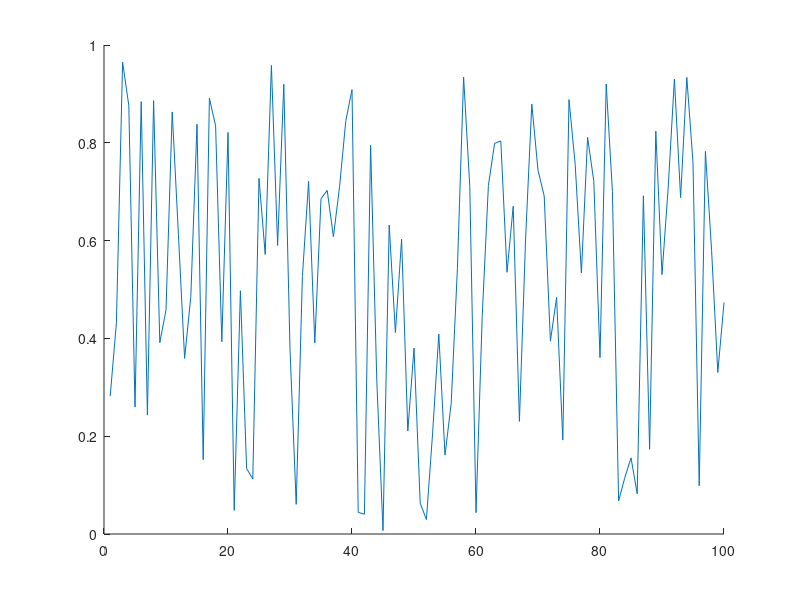

Here is the MATLAB script that generated this plot: (Note: this script raises an error after producing the figure.)
clc
close all
clear

if isfolder('pics') == 0
    mkdir('pics')
end

x = 1:100;
y = rand(100,1);
idxmin = find(y == max(y));
idxmax = find(y == min(y));
txt = ['\leftarrow y = ',int2str(max(y))];
hold on
plot(x,y)
plot(x,y,'o','MarkerIndices',[idxmin idxmax],'MarkerFaceColor','red','MarkerSize',5)
t = text(idxmax,y(idxmax),txt);
t.Color = [153/255 153/255 255/255];
hold off
legend('random plot [0:1]');
print -dpng ./pics/test.png
close
%% testing plot function
clc

x = [0:0.01:2*pi];
y = sin(x);
yCmp = cos(x);
string = 'My test plot';
p_title = 'test_print';
t="";

% test = myplot(x,y,string,p_title);
test2 = superplot(x,y,'plotName',"My super plot",'figureName',"super_plot");
test3 = superplot(x,y,'cmpYLegend',"cos(x)",'figureName',"cosxVsSinx",'cmpY',yCmp,'yLegend',"sin(x)",'yName',"Amplitude",'xName',"Samples NOT normalized to 2\pi", ...
    'plotName',"Plotting cos(x) against sin(x)");
close(test2);
close(test3);
test4 = superplot(x,y);

testV = ones(1,1);
testV(2) = 5;

%% testing MER loop
% clear
clc
close all
clear

idx = 1;
for i = 0:200
    if ( rem((i-1)/4,1)==0 )
        validLen(idx) = i;
        idx = idx+1;
    end
end

% Constants are double-precision by default; N=85 found nothing
vec = [85 105];

% for im
    
% for i = vec(1):0.01:vec(1)
%     fprintf("i is %d coefficients\n",i);
% end
    
% for i = 0:2:10
%     fprintf("i SHOULD be EVEN and is %d\n",i);
% end

%coefficients have to be even and divisible by span w/no remainder LOOK
%INTO THIS
%beta MUST be greater than 0
[MER_out, betaTX_out, betaRCV_out, coeff_out] = MER_opt('Nsps',4,'numCoeffs',vec,'betaTX',[0.1 0.0001 0.2],'betaRCV',[0.1 0.0001 0.2],'MER',50);
% [MER_out, betaTX_out, betaRCV_out, coeff_out] = MER_opt('Nsps',4,'numCoeffs',[25 77],'betaTX',[.01 0.01 .16],'betaRCV',[0.12 0.01 0.34],'MER',40);

% last = find(~MER_out,1);
fileID = fopen('GSM_parameters.txt','w');
cBeta = char(hex2dec('03b2'));
fprintf(fileID,'%10s %10s %10s %10s\r\n','MER', 'betaTX', 'betaRCV', 'length');
% A = [MER_out(1:last-1); betaTX_out(1:last-1); betaRCV_out(1:last-1); coeff_out(1:last-1)];
A = [MER_out; betaTX_out; betaRCV_out; coeff_out];
fprintf(fileID,'%10.6f %10.6f %10.6f %8.0f\r\n',A);
fclose(fileID);

% c_idx = find(coeff_out==121);
% max_121 = max(MER_out(c_idx(1):c_idx(end)));
% desired_121 = find(MER_out>=54.0679);

DONE = ones(10,1);
finish = sum(DONE(1:5));

%% MER calc
% clc
% clear all
% close all
% den = [-0.001473028462308   0.005666223150735  -0.019416661964618  -0.041188246018261   0.083990599017613  -0.169565530125065   0.900837427479342 ...
%     0.311842632473442  -0.140969388867244   0.099871376920441  -0.088049305611010   0.023834632003521  -0.009447343197004   0.002953619390284]
% 
% pk = 0.99924965776672958;
% 
% 10*log10(pk^2/sum(den.^2));

%% Measuring OOB requirements
clear 
close all
clc
cBeta = char(hex2dec('03b2'));

format long
% window designer from 0 to pi
% load('KaisWin.mat');
% load('windowKais101.mat');

% fileID = fopen('GSM_parameters_89-121_B1-0.001-2.txt'); %89-121.txt
% fileID = fopen('GSM_parameters_73-81.txt'); %73-81.txt
fileID = fopen('GSM_parameters_85-105_B1-0.0001-2.txt'); %85-105_B1-0.0001-2.txt
formatSpec = '%s';
N = 4;
C_text = textscan(fileID,formatSpec,N);
C_data0 = textscan(fileID,'%f %f %f %f');
fclose(fileID);


fileID = fopen('MOAP.txt','A');
cBeta = char(hex2dec('03b2'));
% ********************** Comment this out after first run ***********
% fprintf(fileID,'%10s %10s %10s %10s %10s %10s %10s %10s %10s %10s \r\n','MER', 'betaTX', 'betaRCV', 'length', 'idx TX & RCV', 'OB1', 'OB2', 'OB3','b Kaiser','weight');

vTX_B=C_data0{1,2}.'; vRCV_B=C_data0{1,3}.'; vLen=C_data0{1,4}.';
% idx_89=find(vLen==89); idx_93=find(vLen==93); idx_97=find(vLen==97); idx_101=find(vLen==101); idx_109=find(vLen==109);  %89-121.txt
% idx_73=find(vLen==73); idx_81=find(vLen==93); idx_97=find(vLen==97); idx_101=find(vLen==101); idx_109=find(vLen==109);  %73-81.txt
idx_85=find(vLen==85); idx_89=find(vLen==89); idx_93=find(vLen==93); idx_97=find(vLen==97); idx_101=find(vLen==101); idx_105=find(vLen==105); idx_109=find(vLen==109);  %85-105_B1-0.0001-2.txt

% #TX&RCV length; RCV rolloff here
% beta = 0.146600;  %trial 1
% N = 65;
% beta = 0.116400;    %trial 2
% N = 73;
% beta = 0.144400;   %trial 3
% N = 121;
% beta_Rcv = 0.188000;     %trial 18 i stop counting bruh
% N = 101;
% beta_Rcv = vRCV_B;     %trial 18 i stop counting bruh
% N = 93;


% digital angular frequency, w (rads/sample)
% w = [0:0.001:1000]/1000*pi; %0-0.5
w = [0:0.001:200]/100*pi; %one whole cycle

N = 101;
Nsps = 4;
span = (N-1)/4;
% for bk = 1.5:0.01:2
% for bk = 0.3:0.1:0.3
for bk = 0:0.1:0
% for bk = 1:1
% for bk = 2:0.1:2
    for idx_TXnRCV = idx_101(1063):(idx_101(1063))
%     for idx_TXnRCV = idx_101():(idx_101(end))
%     for idx_TXnRCV = idx_93(4):(idx_93(5))
%     for idx_TXnRCV = idx_97(1):(idx_97(1))
%     for idx_TXnRCV = 505:513
        b_nom = vTX_B(idx_TXnRCV);
        beta_Rcv = vRCV_B(idx_TXnRCV);
        GSM = rcosdesign(beta_Rcv,span,Nsps);
        wn = kaiser(length(GSM), bk);
%         wn = WinKaiser;
%         h_TX = GSM.*wn.';
        h_TX = rcosdesign(b_nom,span,Nsps).*wn.';
        h_GSM = GSM;

        % SRRC is a square root nyquist filter; firpm also
        % creates a sqrt nyquist filter
        M=N-1; Nsps=4; span=M/Nsps;
        fc=1/2/Nsps; fp=(1-b_nom)*fc; fs=(1+b_nom)*fc;
        fb = [0 fp fc fc fs .5]*2;
        a = [1 1 1/sqrt(2) 1/sqrt(2) 0 0];
        % wght vector needs to 2.4535 for passband
        wght = [2.4535 1 20];   %10 for N=97; 20 for N=91-89; 40 for N>90
        h_pps = firpm(M,fb,a,wght);

        % window
        h_pps = h_pps.*wn.';
    %     h_pps = h_pps;
        sam_r8 = 6.25;

        % estimate order of SR Nyquist filter | ford=fb(2:end-1);aord=[1 1/sqrt(2) 0];sb=10^(-58/20);dev=[sb 0.02 sb];M_est=firpmord(ford,aord,dev);
        H_srrc = freqz(h_TX,1,w); H_pps = freqz(h_pps,1,w);
        
        mag_H = (abs(H_pps));
        % units of cycles/sample
        bnd_BB=(1+.12)/Nsps/2; 
        bnd_OB1=bnd_BB+(.22/sam_r8); 
        bnd_OB2=bnd_OB1+(1.53/sam_r8); 
        bnd_OB3=bnd_OB2+(1.75/sam_r8);
        ind_BB = find( w/2/pi <= bnd_BB);
        ind_OB1 = find(w/2/pi>=bnd_BB & w/2/pi<=bnd_OB1);
        ind_OB2 = find(w/2/pi>=bnd_OB1 & w/2/pi<=bnd_OB2);
        ind_OB3 = find(w/2/pi>=bnd_OB2 & w/2/pi<=bnd_OB3);

        conv2Lin = @(x) 10.^(x/20);
        conv2dB =  @(x) 10.*log10(x);
 
        % Power is the ratio of 2 power quantities and can be referred to
        % as gain in dB. Comparing power requires the integral, the
        % integral can also be thought as the sum of the area as well;
        % sum(magnitude in linear units^2) is integrating each power of each frequency
        
        pwr_BB=2*sum( mag_H(ind_BB(1):ind_BB(end)).^2 );
        pwr_OB1=sum(mag_H(ind_OB1(1):ind_OB1(end)).^2);
        pwr_OB2=sum(mag_H(ind_OB2(1):ind_OB2(end)).^2);
        pwr_OB3=sum(mag_H(ind_OB3(1):ind_OB3(end)).^2);

        % calculate power ratio to signal to OB channels\
        dB_OB1 = conv2dB(pwr_BB/pwr_OB1);
        dB_OB2 = conv2dB(pwr_BB/pwr_OB2);
        dB_OB3 = conv2dB(pwr_BB/pwr_OB3);

        % can cascade firpm sqrt w/srrc, center coeff
        % isn't one BUT even symmetric
        cascade = conv(h_pps,GSM);
        cascade_SRRC = conv(GSM,GSM);

        num = cascade(N);
        den = zeros(floor(length(cascade)/Nsps),1);
        idx = 1;
        cnt = 0;
        for i = 1:length(cascade)
            if cnt == 0 && i ~= N
                den(idx) = cascade(i);
                cnt = cnt + 1;
                idx = idx + 1;
            elseif cnt >= Nsps-1
                cnt = 0;
            else
                cnt = cnt + 1;
            end
        end
        MER_theo = 10*log10( num^2/sum(den.^2) );
%         future considerations append to txtfile
        if dB_OB1 > 58 && dB_OB2 > 60 && dB_OB3 > 63 && MER_theo >= 40
            fprintf("\n*************MET SPEC*************************\n");
            fprintf("TX's %s: %1.4f | RCV's %s: %1.4f | idx TX & RCV: %d\n",cBeta,b_nom,cBeta,beta_Rcv,idx_TXnRCV);
            fprintf("OB1: %2.6f | OB2: %2.6f | OB3: %2.6f | MER: %2.6f | Bk: %2.4f | Beta nominal: %2.4f | \n",dB_OB1,dB_OB2,dB_OB3,MER_theo,bk, b_nom);
            fprintf("baseband bnd frequency: %2.4f | OB1 bnd frequency: %2.4f | OB2 bnd frequency: %2.4f | OB3 bnd frequency: %2.4f |\n", bnd_BB, bnd_OB1, bnd_OB2, bnd_OB3);
            fprintf("weight: ");disp(wght);
            %fprintf('MER', 'betaTX', 'betaRCV', 'length', 'idx TX & RCV', 'OB1', 'OB2', 'OB3','beta Kaiser','weight');
            A=[MER_theo, b_nom, beta_Rcv, N, idx_TXnRCV, dB_OB1, dB_OB2, dB_OB3, bk, wght(3)];
            fprintf(fileID,'%10.6f %10.6f %10.6f %10d %10d %10.6f %10.6f %10.6f %10.6f %10d \r\n',A);
        end
    end
end
fclose(fileID);

TX_MR = superplot(w/2/pi,20*log10(abs(H_pps)),'plotName',"Magnitude Response of PPS",'figureName',"PracticalPSResp",'yName',"Magnitude (dB)",...
    'xName',"f0, frequency (cycles/sample)",'yLegend',"SQRT FIRPM",'cmpY',20*log10(abs(H_srrc)),'cmpYLegend',"SRRC",...
    'plotAxis',[0 w(end)/2/pi -150 10]);

hold on
% OOB requirement 1
plot([bnd_BB bnd_BB],[-200 -58],'--k');
plot([bnd_BB bnd_OB1],[-58 -58],'--k');
plot([bnd_OB1 bnd_OB1],[-200 -58],'--k');
% OOB requirement 2
plot([bnd_OB1 bnd_OB1],[-200 -60],':R');
plot([bnd_OB1 bnd_OB2],[-60 -60],':R');
plot([bnd_OB2 bnd_OB2],[-200 -60],':R');
% OOB requirement 3
plot([bnd_OB2 bnd_OB2],[-200 -63],'g');
plot([bnd_OB2 bnd_OB3],[-63 -63],'g');
plot([bnd_OB3 bnd_OB3],[-200 -63],'g');
legend('Sqrt firpm','SRRC','OB1','OB1','OB1','OB2','OB2','OB2','OB3','OB3','OB3');
hold off
location = strcat('./pics/','PracticalPSResp','.png');
print(TX_MR, '-dpng', location);
% close(TX_MR);

% scale desired coefficients
maxi = sum(abs(h_pps));
scaling = (1-2^-17)/maxi;

h_pps_1s17= round(h_pps*scaling*2^17);
if sum(abs(h_pps_1s17/2^17) > 1-2^-17)
    fprintf("Error need to scaled down h_pps more\n");
    return
end

h_pps_coeffs = unique(h_pps_1s17,'stable');


%% Test cascade
clear 
% close all
clc

coeff = 65;
Nsps = 4;
beta_Rcv = 0.146600;

span = (coeff-1)/Nsps;
rcv = rcosdesign(beta_Rcv, span, Nsps);

% SR Nyquist filter
bb = 2.0; spans = 25;
M = coeff-1;
fc = 1/(2*Nsps);fp=(1-.12)*fc; fs=(1+.12)*fc;
fb = [0 fp fc fc fs .5]*2;
a = [1 1 1/sqrt(2) 1/sqrt(2) 0 0];
wght = [2.4535 1 1];
h_pps=firpm(M,fb,a,wght);
w = [0:0.001:1000]/1000*pi;
wnNorm=kaiser(coeff,2.0);
wnGr=kaiser(coeff,3);
wnLT=kaiser(coeff,1);

H_pps = freqz(h_pps,1,w);
H_ppsGrBk=freqz( conv(h_pps,wnGr),1,w );
H_ppsNormBk=freqz( conv(h_pps,wnNorm),1,w );
H_ppsLTBk=freqz( conv(h_pps,wnLT),1,w );

figName="PPS_with_65coeffs";
pps_plot = superplot(w/2/pi,20*log10(abs(H_pps)),'cmpY',20*log10(H_ppsNormBk),'figureName',figName,...
    'plotAxis',[0 0.5 -100 40]);
hold on
plot(w/2/pi,20*log10(abs(H_ppsGrBk)),"-.g");
plot(w/2/pi,20*log10(abs(H_ppsLTBk)),"--m");
legend('beta=0','beta=2.0','beta=3','beta=1');
hold off
location = strcat('./pics/',figName,'.png');
print(pps_plot, '-dpng', location);

% Too much theory to figure out MER for LPF

%% Test PPS_opt
% clc
% clear 
% close all
% 
% % Constants are double-precision by default
% vec = [65 129];
% 
% [MER_out, betaTX_out, betaRCV_out, coeff_out, betaKais_out] = PPS_opt('Nsps',4,...
%     'numCoeffs',vec,'betaTX',[0 0.001 0.2],'betaRCV',[0.12 0.01 0.12],'MER',40,'betaKais',[0 0.01 10]);

%% File IO
clear all
close all
clc

fileID = fopen('GSM_parameters_SRRC.txt');
formatSpec = '%s';
N = 4;
C_text = textscan(fileID,formatSpec,N);
C_data0 = textscan(fileID,'%f %f %f %f');
fclose(fileID);

%% Designing polyphase filter
clear;close all;clc; load('validLen.mat');

beta_Rcv=0.12; N=21; Nsps=4; span=(N-1)/4;

% rcv = rcosdesign(beta,span, Nsps);
load('rcv.mat');
worse_case_output = sum(abs(rcv));
scaling = (1-2^-17)/worse_case_output;
rcv_1s17=round( rcv*scaling*2^17 );tx=rcv;

sym_mults=round(length(rcv)/2);
poly_mults=sym_mults/Nsps;

%% Testing roll off cascaded
clc; clear; close all;

N=41; Nsps=4; span=(N-1)/4;

rcv = rcosdesign(0.1,span, Nsps); tx = rcosdesign(0.08,span, Nsps);
cascade=conv(rcv,tx);

figure(1);
hold on
title('Different beta');
stem(1:N,rcv);
stem(1:N,tx)
stem(1:2*N-1,cascade);
legend('RCV','TX','Cascade'); grid;
hold off

figure(2);
hold on
title('Same beta');
stem(1:N,rcv);
stem(1:2*N-1,conv(rcv,rcv));
legend('RCV','Cascade'); grid;
hold off

% SRRC is a square root nyquist filter; firpm also
% creates a sqrt nyquist filter
M=N-1; Nsps=4; span=M/Nsps; b_nom=0.1;
fc=1/2/Nsps; fp=(1-b_nom)*fc; fs=(1+b_nom)*fc;
fb = [0 fp fc fc fs .5]*2;
a = [1 1 1/sqrt(2) 1/sqrt(2) 0 0];
% wght vector needs to 2.4535 for passband
wght = [2.4535 1 1];
tx_pm = firpm(M,fb,a,wght);
cascade_pm = conv(tx_pm,rcv);
cascade_rcv = conv(rcv,rcv);

figure(3);
subplot(2,1,1);
hold on
stem(1:N,tx_pm);
stem(1:2*N-1,cascade_pm);
title('firpm');
hold off
subplot(2,1,2);
hold on
stem(1:N,rcv);
stem(1:2*N-1,cascade_rcv);
title('traditional RC');
hold off
% legend('RCV','TX','Cascade'); grid;

figure(4)
stem(1:31,rcosdesign(0.25,(31-1)/4,4));

%% Polyphase Time-SHaring Decimator design
clear
clc
format longG
srrc = round(rcosdesign(0.2,(101-1)/4,4).'*2^17);

N=93;
a_sym_mults = round(N/2);
a_poly_mults = round(a_sym_mults/4);
a_time_share_mults = round(a_poly_mults/4); % use 4x faster clk to do operation

out_ds = zeros(N,N); out_ds(1,1)=1;

% let row=sample & col=y_ds
for row=1:N
    for col=1:N
%         fprintf("row: %d | col: %d | val: %d\n",row,col,row*col);
%         out_ds(row,col)=row*col;
        if row==col&&col==1
%             fprintf("row: %d | col: %d | val: %d\n",row,col,1);
            out_ds(row,col)=row*col;
        elseif col==1&&row~=1
%             fprintf("row: %d | col: %d | val: %d\n",row,col,out_ds(row-1,col)+1);
            out_ds(row,col)=out_ds(row-1,col)+1;
        else
%             fprintf("row: %d | col: %d | val: %d\n",row,col,out_ds(row,col-1)-1);
                if out_ds(row,col-1)-1>0
                    out_ds(row,col)=out_ds(row,col-1)-1;
                else
                    out_ds(row,col)=0;
                end
        end
    end
end

for row=1:N
    for col=1:N
        if out_ds(row,col)==0 || out_ds(row,col)>round(N/2)
            N=N;
        elseif out_ds(row,col)==1
            fprintf("y%dh%d\n",col,out_ds(row,col));
        else
            fprintf("y%dh%d ",col,out_ds(row,col));
        end
    end
end

%% Test append
fileID = fopen('append.txt','A');
cBeta = char(hex2dec('03b2'));
fprintf(fileID,'%10s %10s %10s %10s\r\n','MER', 'betaTX', 'betaRCV', 'length');
% A = [MER_out(1:last-1); betaTX_out(1:last-1); betaRCV_out(1:last-1); coeff_out(1:last-1)];
MER_out=[1 2 3 4]; betaTX_out=1:4; betaRCV_out=1:4; coeff_out=1:4;
A = [MER_out; betaTX_out; betaRCV_out; coeff_out];
for i=1:4
    fprintf(fileID,'%10.6f %10.6f %10.6f %8.0f\r\n',A(i,i));
end
fclose(fileID);
